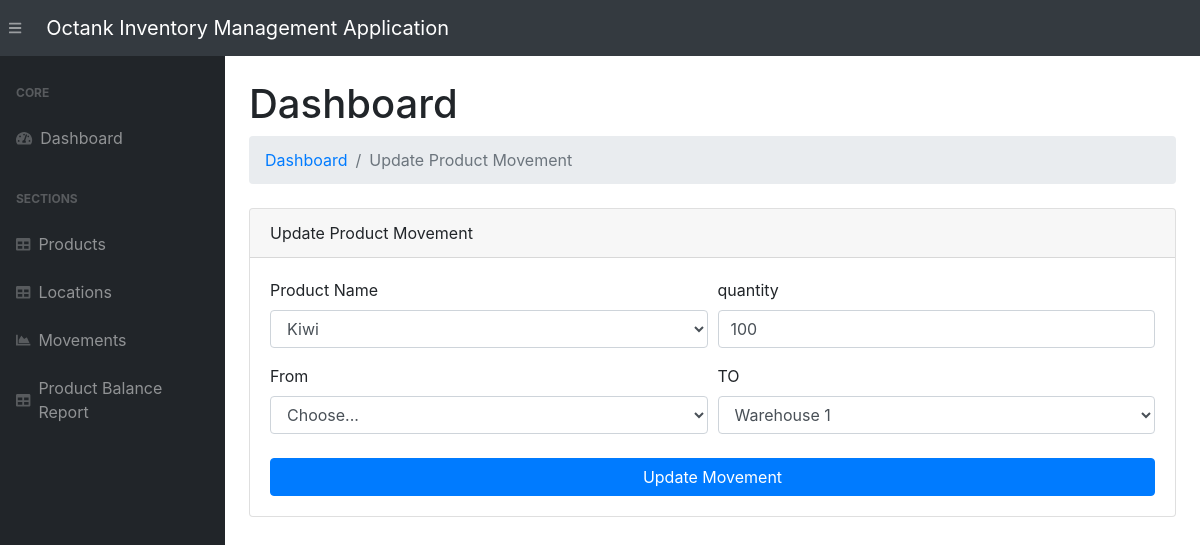
Page /update-movement/1 on the committed database.
### app.py (models this page shows, shortened)
class ProductMovement(db.Model):
    __tablename__   = 'productmovements'
    movement_id     = db.Column(db.Integer, primary_key=True)
    product_id      = db.Column(db.Integer, db.ForeignKey('products.product_id'))
    qty             = db.Column(db.Integer)
    from_location   = db.Column(db.Integer, db.ForeignKey('locations.location_id'))
    to_location     = db.Column(db.Integer, db.ForeignKey('locations.location_id'))
    movement_time   = db.Column(db.DateTime, default=datetime.utcnow)
    product         = db.relationship('Product', foreign_keys=product_id)
    fromLoc         = db.relationship('Location', foreign_keys=from_location)
    toLoc           = db.relationship('Location', foreign_keys=to_location)

class Product(db.Model):
    __tablename__ = 'products'
    product_id      = db.Column(db.String(200), primary_key=True)
    date_created    = db.Column(db.DateTime, default=datetime.utcnow)

class Location(db.Model):
    __tablename__   = 'locations'
    location_id     = db.Column(db.String(200), primary_key=True)
    date_created    = db.Column(db.DateTime, default=datetime.utcnow)

### app.py (the view)
@app.route("/update-movement/<int:id>", methods=["POST", "GET"])
def updateMovement(id):
    movement    = ProductMovement.query.get_or_404(id)
    products    = Product.query.order_by(Product.date_created).all()
    locations   = Location.query.order_by(Location.date_created).all()
    if request.method == "POST":
        movement.product_id  = request.form["productId"]
        movement.qty         = request.form["qty"]
        movement.from_location= request.form["fromLocation"]
        movement.to_location  = request.form["toLocation"]
        try:
            db.session.commit()
            return redirect("/movements/")
        except:
            return "There was an issue while updating the Product Movement"
    else:
        return render_template("update-movement.html", movement=movement, locations=locations, products=products)

### templates/update-movement.html (shortened to what this page needs)
{% extends 'base.html' %}
{% block content %}
<main>
    <div class="container-fluid">
        <h1 class="mt-4">Dashboard</h1>
        <ol class="breadcrumb mb-4">
            <li class="breadcrumb-item"><a href="/">Dashboard</a></li>
            <li class="breadcrumb-item active">Update Product Movement</li>
        </ol>
        <div class="card mb-4">
            <div class="card-header">Update Product Movement</div>
            <div class="card-body">
                <form action="/update-movement/{{movement.movement_id}}" method="POST">
                    <div class="form-row">
                        <div class="col-md-6">
                            <div class="form-group">
                                <label for="productId">Product Name</label>
                                <select id="productId" name="productId" class="form-control">
                                    {% if products|length > 0 %}
                                    {% for product in products %}
                                    <option value="{{product.product_id}}"
                                        {% if product.product_id|string() == movement.product_id %} selected {% endif %}>
                                        {{product.product_id}}
                                    </option>
                                    {% endfor %}
                                    {% endif %}
                                </select>
                            </div>
                        </div>
                        <div class="col-md-6">
                            <div class="form-group">
                                <label for="qty">quantity</label>
                                <input class="form-control" value={{movement.qty}} name="qty" id="qty" type="number" placeholder="Enter Quantity" />
                            </div>
                        </div>
                    </div>
                    <div class="form-row">
                        <div class="col-md-6">
                            <label for="fromLocation">From</label>
                            <select id="fromLocation" class="form-control" name="fromLocation">
                                <option selected value="">Choose...</option>
                            </select>
                        </div>
                        <div class="col-md-6">
                            <label for="toLocation">TO</label>
                            <select id="toLocation" name="toLocation" class="form-control">
                                {% if locations|length > 0 %}
                                {% for location in locations%}
                                <option value="{{location.location_id}}"
                                    {% if location.location_id|string() == movement.to_location %} selected {% endif %}
                                >
                                {{location.location_id}}
                                </option>
                                {% endfor %}
                                {% endif %}
                            </select>
                        </div>
                    </div>
                    <div class="form-group mt-4 mb-0">
                        <input type="submit" class="btn btn-primary btn-block" value="Update Movement" class="btn btn-primary">
                    </div>
                </form>
            </div>
        </div>
    </div>
</main>
{% endblock %}

### rows in the picture
ProductMovement: productId "Kiwi", qty "100", toLocation "Warehouse 1"
